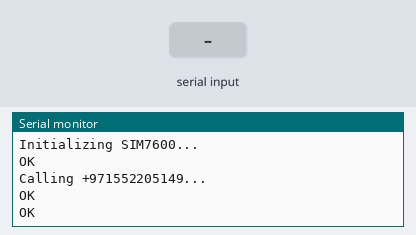
Bench run of a sketch on a simulated ESP32. Parts: the last lines printed to the serial monitor. The inputs (shaded band) are chosen by the test bench. The modem accepts every AT command (registered, SIM ready, sends succeed) and sends nothing else.

Above: at 8.2 s.
8.3 s: "1" received over the second serial link
At 9.1 s:
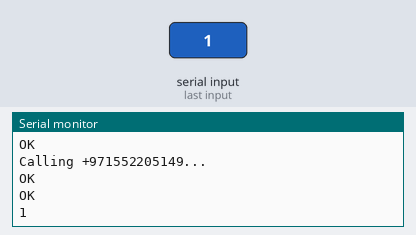
9.8 s: "0" received over the second serial link
At 10.3 s:
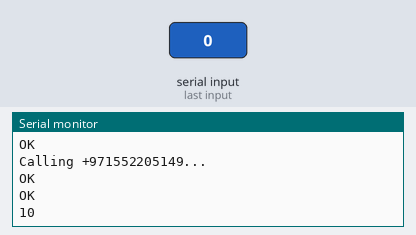

The sketch:

KC868-A4VS1.4-SIMCALL-SDK.ino
```cpp
#define SIM7600_TX 13  // TX2 on KC868-A4S
#define SIM7600_RX 15  // RX2 on KC868-A4S

void setup() {
  Serial.begin(115200);
  Serial2.begin(115200, SERIAL_8N1, SIM7600_RX, SIM7600_TX);
  delay(2000);  // Wait for SIM7600 to initialize

  Serial.println("Initializing SIM7600...");

  // Check if the module is responding
  Serial2.println("AT");
  delay(1000);
  if (Serial2.available()) {
    String response = Serial2.readString();
    Serial.println(response);
  }

  // Dial a phone number (replace with the desired number)
  Serial.println("Calling +971552205149...");
  Serial2.println("ATD+971552205149;");  // ATD = AT Dial
  delay(1000);

  // Check call status
  Serial2.println("AT+CLCC");  // List current calls
  delay(1000);
  if (Serial2.available()) {
    String callStatus = Serial2.readString();
    Serial.println(callStatus);
  }
}

void loop() {
  // Forward Serial (PC) commands to SIM7600
  if (Serial.available()) {
    Serial2.write(Serial.read());
  }

  // Forward SIM7600 responses to Serial (PC)
  if (Serial2.available()) {
    Serial.write(Serial2.read());
  }
}
```

Measured:
- after the input at 8.3 s, the serial monitor: prints a new line at once (image 1)
- after the input at 9.8 s, the serial monitor: prints a new line at once (image 2)
